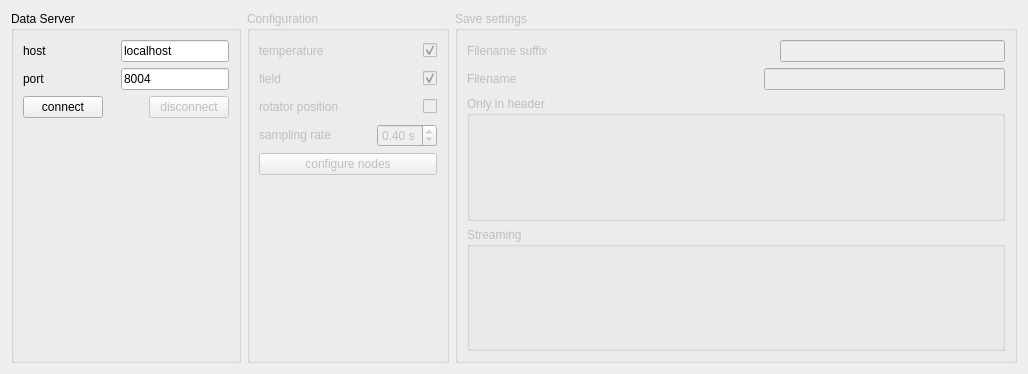
<?xml version="1.0" encoding="UTF-8"?>
<ui version="4.0">
 <class>Form</class>
 <widget class="QWidget" name="Form">
  <property name="geometry">
   <rect>
    <x>0</x>
    <y>0</y>
    <width>1028</width>
    <height>374</height>
   </rect>
  </property>
  <property name="sizePolicy">
   <sizepolicy hsizetype="Preferred" vsizetype="Preferred">
    <horstretch>0</horstretch>
    <verstretch>0</verstretch>
   </sizepolicy>
  </property>
  <property name="windowTitle">
   <string>Form</string>
  </property>
  <layout class="QHBoxLayout" name="horizontalLayout_8">
   <item>
    <widget class="QGroupBox" name="data_server_pb">
     <property name="sizePolicy">
      <sizepolicy hsizetype="Maximum" vsizetype="Preferred">
       <horstretch>0</horstretch>
       <verstretch>0</verstretch>
      </sizepolicy>
     </property>
     <property name="title">
      <string>Data Server</string>
     </property>
     <layout class="QVBoxLayout" name="verticalLayout">
      <item>
       <layout class="QHBoxLayout" name="horizontalLayout">
        <item>
         <widget class="QLabel" name="host_lb">
          <property name="minimumSize">
           <size>
            <width>80</width>
            <height>0</height>
           </size>
          </property>
          <property name="text">
           <string>host</string>
          </property>
         </widget>
        </item>
        <item>
         <widget class="QLineEdit" name="host_le">
          <property name="sizePolicy">
           <sizepolicy hsizetype="Preferred" vsizetype="Fixed">
            <horstretch>0</horstretch>
            <verstretch>0</verstretch>
           </sizepolicy>
          </property>
          <property name="minimumSize">
           <size>
            <width>80</width>
            <height>0</height>
           </size>
          </property>
          <property name="inputMethodHints">
           <set>Qt::InputMethodHint::ImhNone</set>
          </property>
          <property name="text">
           <string>localhost</string>
          </property>
          <property name="placeholderText">
           <string/>
          </property>
          <property name="cursorMoveStyle">
           <enum>Qt::CursorMoveStyle::LogicalMoveStyle</enum>
          </property>
         </widget>
        </item>
       </layout>
      </item>
      <item>
       <layout class="QHBoxLayout" name="horizontalLayout_2">
        <item>
         <widget class="QLabel" name="port_lb">
          <property name="minimumSize">
           <size>
            <width>80</width>
            <height>0</height>
           </size>
          </property>
          <property name="text">
           <string>port</string>
          </property>
         </widget>
        </item>
        <item>
         <widget class="QLineEdit" name="port_le">
          <property name="sizePolicy">
           <sizepolicy hsizetype="Preferred" vsizetype="Fixed">
            <horstretch>0</horstretch>
            <verstretch>0</verstretch>
           </sizepolicy>
          </property>
          <property name="minimumSize">
           <size>
            <width>80</width>
            <height>0</height>
           </size>
          </property>
          <property name="inputMethodHints">
           <set>Qt::InputMethodHint::ImhDigitsOnly</set>
          </property>
          <property name="text">
           <string>8004</string>
          </property>
          <property name="placeholderText">
           <string/>
          </property>
         </widget>
        </item>
       </layout>
      </item>
      <item>
       <layout class="QHBoxLayout" name="horizontalLayout_3">
        <item>
         <widget class="QPushButton" name="connect_pb">
          <property name="sizePolicy">
           <sizepolicy hsizetype="Preferred" vsizetype="Fixed">
            <horstretch>0</horstretch>
            <verstretch>0</verstretch>
           </sizepolicy>
          </property>
          <property name="minimumSize">
           <size>
            <width>80</width>
            <height>0</height>
           </size>
          </property>
          <property name="text">
           <string>connect</string>
          </property>
         </widget>
        </item>
        <item>
         <spacer name="horizontalSpacer">
          <property name="orientation">
           <enum>Qt::Orientation::Horizontal</enum>
          </property>
          <property name="sizeHint" stdset="0">
           <size>
            <width>40</width>
            <height>20</height>
           </size>
          </property>
         </spacer>
        </item>
        <item>
         <widget class="QPushButton" name="disconnect_pb">
          <property name="enabled">
           <bool>false</bool>
          </property>
          <property name="sizePolicy">
           <sizepolicy hsizetype="Preferred" vsizetype="Fixed">
            <horstretch>0</horstretch>
            <verstretch>0</verstretch>
           </sizepolicy>
          </property>
          <property name="minimumSize">
           <size>
            <width>80</width>
            <height>0</height>
           </size>
          </property>
          <property name="text">
           <string>disconnect</string>
          </property>
         </widget>
        </item>
       </layout>
      </item>
      <item>
       <spacer name="verticalSpacer">
        <property name="orientation">
         <enum>Qt::Orientation::Vertical</enum>
        </property>
        <property name="sizeHint" stdset="0">
         <size>
          <width>20</width>
          <height>40</height>
         </size>
        </property>
       </spacer>
      </item>
     </layout>
    </widget>
   </item>
   <item>
    <widget class="QGroupBox" name="configuration_gb">
     <property name="enabled">
      <bool>false</bool>
     </property>
     <property name="sizePolicy">
      <sizepolicy hsizetype="Maximum" vsizetype="Preferred">
       <horstretch>0</horstretch>
       <verstretch>0</verstretch>
      </sizepolicy>
     </property>
     <property name="title">
      <string>Configuration</string>
     </property>
     <layout class="QVBoxLayout" name="verticalLayout_2">
      <item>
       <layout class="QHBoxLayout" name="horizontalLayout_5">
        <item>
         <widget class="QLabel" name="temperature_lb">
          <property name="sizePolicy">
           <sizepolicy hsizetype="Preferred" vsizetype="Fixed">
            <horstretch>0</horstretch>
            <verstretch>0</verstretch>
           </sizepolicy>
          </property>
          <property name="minimumSize">
           <size>
            <width>0</width>
            <height>22</height>
           </size>
          </property>
          <property name="text">
           <string>temperature</string>
          </property>
         </widget>
        </item>
        <item>
         <spacer name="horizontalSpacer_4">
          <property name="orientation">
           <enum>Qt::Orientation::Horizontal</enum>
          </property>
          <property name="sizeHint" stdset="0">
           <size>
            <width>40</width>
            <height>20</height>
           </size>
          </property>
         </spacer>
        </item>
        <item>
         <widget class="QCheckBox" name="temperature_cb">
          <property name="sizePolicy">
           <sizepolicy hsizetype="Preferred" vsizetype="Fixed">
            <horstretch>0</horstretch>
            <verstretch>0</verstretch>
           </sizepolicy>
          </property>
          <property name="layoutDirection">
           <enum>Qt::LayoutDirection::RightToLeft</enum>
          </property>
          <property name="text">
           <string/>
          </property>
          <property name="checked">
           <bool>true</bool>
          </property>
         </widget>
        </item>
       </layout>
      </item>
      <item>
       <layout class="QHBoxLayout" name="horizontalLayout_6">
        <item>
         <widget class="QLabel" name="field_lb">
          <property name="minimumSize">
           <size>
            <width>0</width>
            <height>22</height>
           </size>
          </property>
          <property name="text">
           <string>field</string>
          </property>
         </widget>
        </item>
        <item>
         <spacer name="horizontalSpacer_3">
          <property name="orientation">
           <enum>Qt::Orientation::Horizontal</enum>
          </property>
          <property name="sizeHint" stdset="0">
           <size>
            <width>40</width>
            <height>20</height>
           </size>
          </property>
         </spacer>
        </item>
        <item>
         <widget class="QCheckBox" name="field_cb">
          <property name="sizePolicy">
           <sizepolicy hsizetype="Preferred" vsizetype="Fixed">
            <horstretch>0</horstretch>
            <verstretch>0</verstretch>
           </sizepolicy>
          </property>
          <property name="layoutDirection">
           <enum>Qt::LayoutDirection::RightToLeft</enum>
          </property>
          <property name="text">
           <string/>
          </property>
          <property name="checked">
           <bool>true</bool>
          </property>
         </widget>
        </item>
       </layout>
      </item>
      <item>
       <layout class="QHBoxLayout" name="horizontalLayout_4">
        <item>
         <widget class="QLabel" name="rotator_pos_lb">
          <property name="minimumSize">
           <size>
            <width>0</width>
            <height>22</height>
           </size>
          </property>
          <property name="text">
           <string>rotator position</string>
          </property>
         </widget>
        </item>
        <item>
         <spacer name="horizontalSpacer_5">
          <property name="orientation">
           <enum>Qt::Orientation::Horizontal</enum>
          </property>
          <property name="sizeHint" stdset="0">
           <size>
            <width>40</width>
            <height>20</height>
           </size>
          </property>
         </spacer>
        </item>
        <item>
         <widget class="QCheckBox" name="rotator_pos_cb">
          <property name="sizePolicy">
           <sizepolicy hsizetype="Preferred" vsizetype="Fixed">
            <horstretch>0</horstretch>
            <verstretch>0</verstretch>
           </sizepolicy>
          </property>
          <property name="layoutDirection">
           <enum>Qt::LayoutDirection::RightToLeft</enum>
          </property>
          <property name="text">
           <string/>
          </property>
         </widget>
        </item>
       </layout>
      </item>
      <item>
       <layout class="QHBoxLayout" name="horizontalLayout_10">
        <item>
         <widget class="QLabel" name="sampling_rate_lb">
          <property name="sizePolicy">
           <sizepolicy hsizetype="Preferred" vsizetype="Fixed">
            <horstretch>0</horstretch>
            <verstretch>0</verstretch>
           </sizepolicy>
          </property>
          <property name="minimumSize">
           <size>
            <width>0</width>
            <height>22</height>
           </size>
          </property>
          <property name="text">
           <string>sampling rate</string>
          </property>
         </widget>
        </item>
        <item>
         <spacer name="horizontalSpacer_7">
          <property name="orientation">
           <enum>Qt::Orientation::Horizontal</enum>
          </property>
          <property name="sizeHint" stdset="0">
           <size>
            <width>40</width>
            <height>20</height>
           </size>
          </property>
         </spacer>
        </item>
        <item>
         <widget class="QDoubleSpinBox" name="sampling_rate_dsb">
          <property name="suffix">
           <string> s</string>
          </property>
          <property name="maximum">
           <double>5.000000000000000</double>
          </property>
          <property name="singleStep">
           <double>0.010000000000000</double>
          </property>
          <property name="value">
           <double>0.400000000000000</double>
          </property>
         </widget>
        </item>
       </layout>
      </item>
      <item>
       <widget class="QPushButton" name="configure_nodes_pb">
        <property name="text">
         <string>configure nodes</string>
        </property>
       </widget>
      </item>
      <item>
       <spacer name="verticalSpacer_2">
        <property name="orientation">
         <enum>Qt::Orientation::Vertical</enum>
        </property>
        <property name="sizeHint" stdset="0">
         <size>
          <width>20</width>
          <height>40</height>
         </size>
        </property>
       </spacer>
      </item>
     </layout>
    </widget>
   </item>
   <item>
    <widget class="QGroupBox" name="save_settings_gb">
     <property name="enabled">
      <bool>false</bool>
     </property>
     <property name="sizePolicy">
      <sizepolicy hsizetype="Minimum" vsizetype="Preferred">
       <horstretch>0</horstretch>
       <verstretch>0</verstretch>
      </sizepolicy>
     </property>
     <property name="title">
      <string>Save settings</string>
     </property>
     <layout class="QVBoxLayout" name="verticalLayout_3">
      <item>
       <layout class="QHBoxLayout" name="horizontalLayout_7">
        <item>
         <widget class="QLabel" name="filename_suffix_lb">
          <property name="text">
           <string>Filename suffix</string>
          </property>
         </widget>
        </item>
        <item>
         <spacer name="horizontalSpacer_2">
          <property name="orientation">
           <enum>Qt::Orientation::Horizontal</enum>
          </property>
          <property name="sizeHint" stdset="0">
           <size>
            <width>40</width>
            <height>20</height>
           </size>
          </property>
         </spacer>
        </item>
        <item>
         <widget class="QLineEdit" name="filename_suffix_le"/>
        </item>
       </layout>
      </item>
      <item>
       <layout class="QHBoxLayout" name="horizontalLayout_9">
        <item>
         <widget class="QLabel" name="filename_lb">
          <property name="text">
           <string>Filename</string>
          </property>
         </widget>
        </item>
        <item>
         <spacer name="horizontalSpacer_6">
          <property name="orientation">
           <enum>Qt::Orientation::Horizontal</enum>
          </property>
          <property name="sizeHint" stdset="0">
           <size>
            <width>40</width>
            <height>20</height>
           </size>
          </property>
         </spacer>
        </item>
        <item>
         <widget class="QLineEdit" name="filename_le">
          <property name="readOnly">
           <bool>true</bool>
          </property>
         </widget>
        </item>
       </layout>
      </item>
      <item>
       <widget class="QGroupBox" name="only_in_header_gb">
        <property name="title">
         <string>Only in header</string>
        </property>
       </widget>
      </item>
      <item>
       <widget class="QGroupBox" name="streaming_gb">
        <property name="title">
         <string>Streaming</string>
        </property>
       </widget>
      </item>
     </layout>
    </widget>
   </item>
  </layout>
 </widget>
 <resources/>
 <connections/>
</ui>
